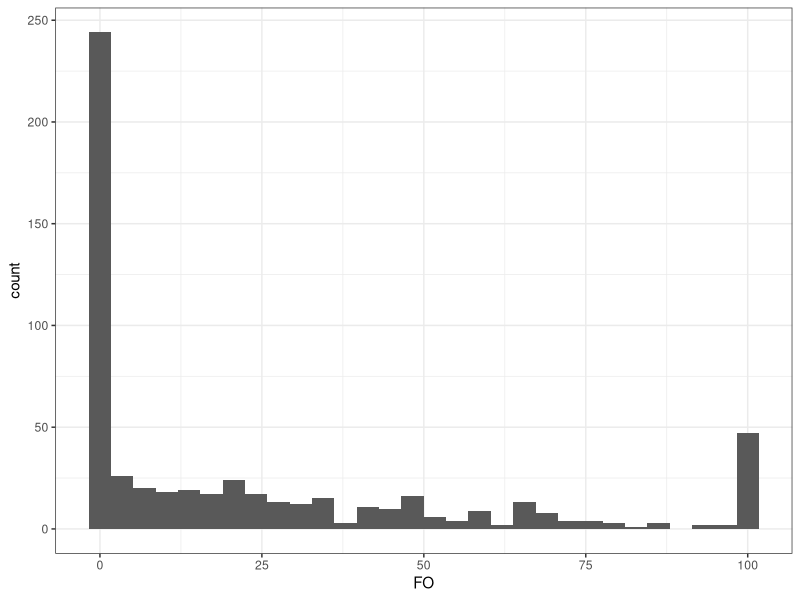
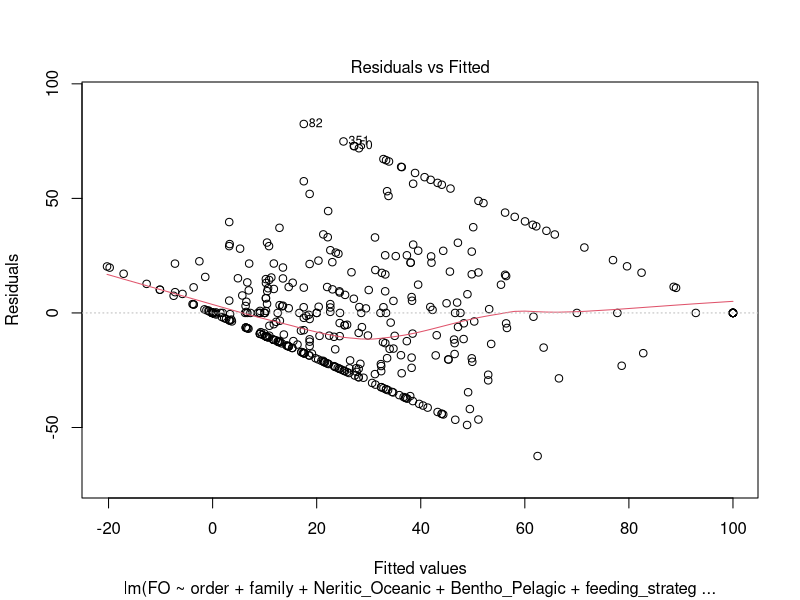
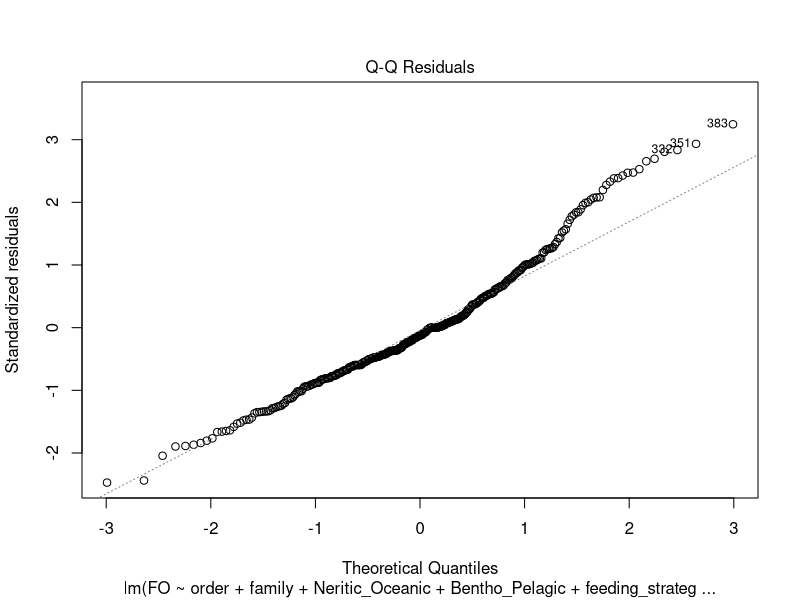
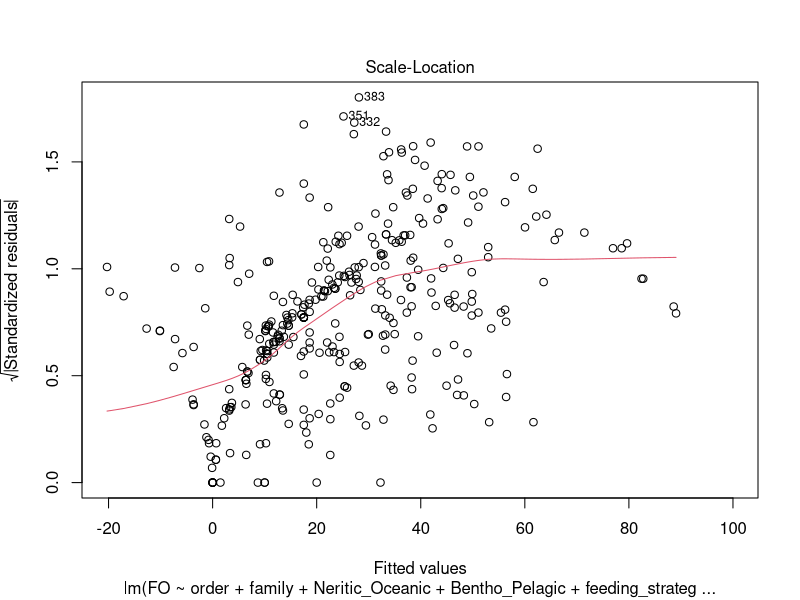
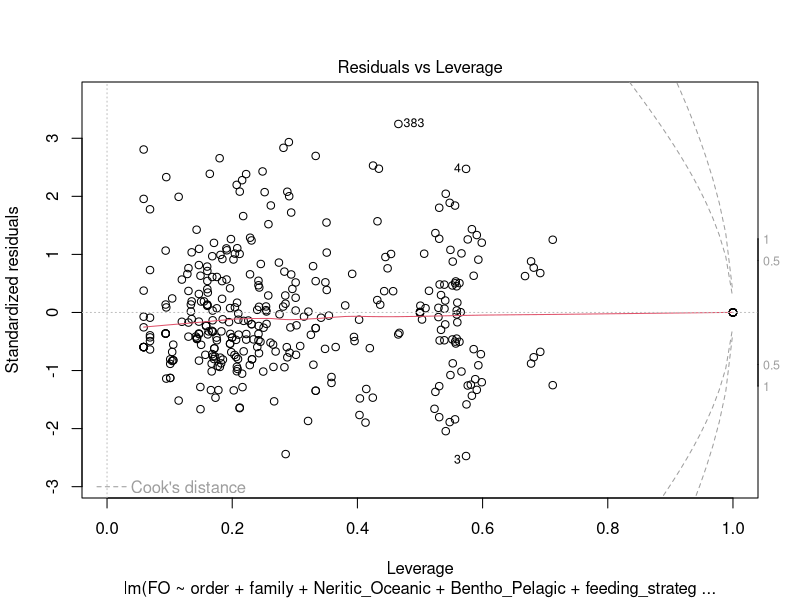
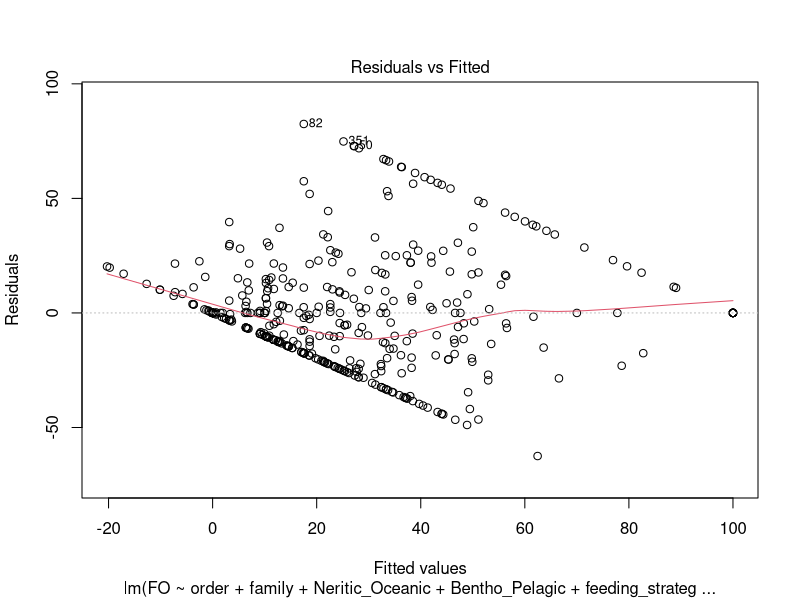
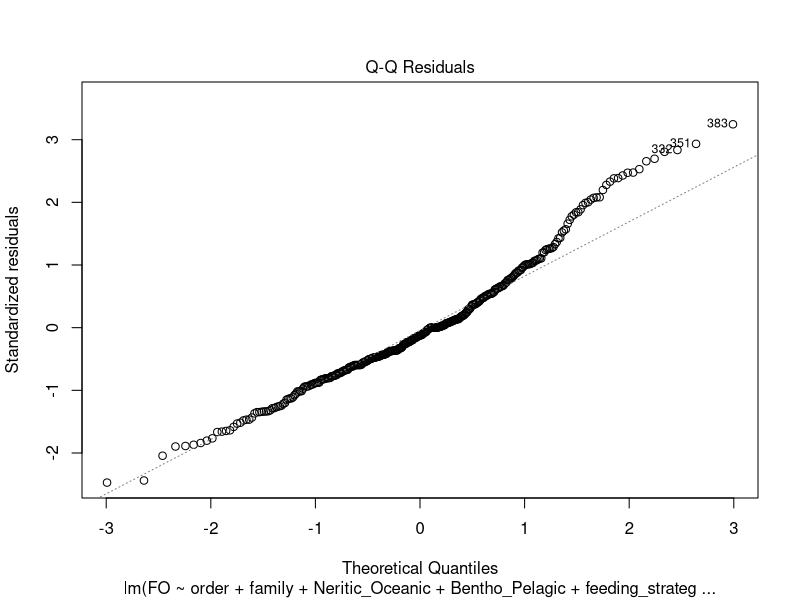
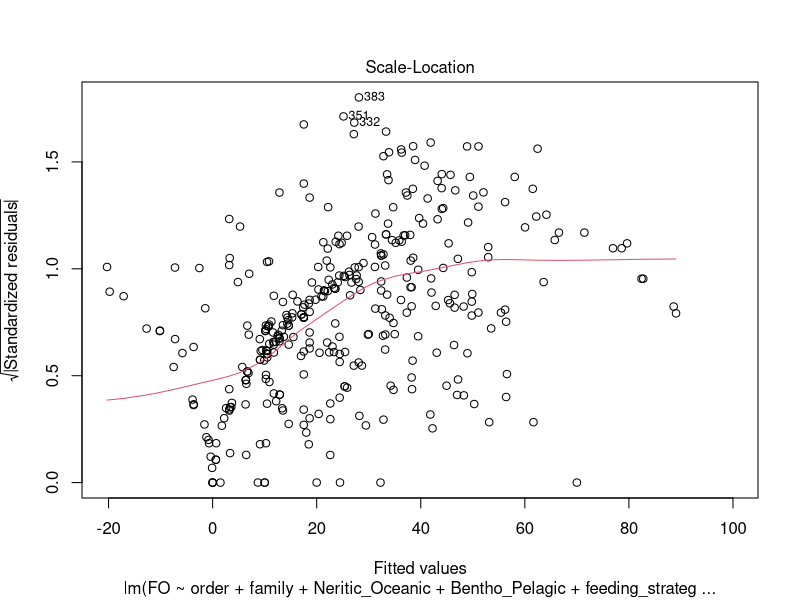

These figures' R source, in order: (Note: this script raises an error after producing the figures.)
## ---- chunk 1

library(dplyr)
library(here)
library(tidyverse)

fish <- read.csv("fish_data_all_becca.csv")

fish[fish == ''] <- NA

fish <- fish %>%
  filter(if_any(FO, ~ !(.x %in% c("yes", "no")))) %>%
  drop_na(FO)

fish$FO <- as.numeric(fish$FO)

fish_group <- fish %>%
  group_by(order) %>%
  summarize(mean_fo=mean(FO))

## ---- chunk 2

fish_dist <- ggplot(fish, aes(x=FO)) +
  geom_histogram() +
  theme_bw() +
  theme(legend.position = "none")

fish_dist

## ---- chunk 3

order_ANOVA <- aov(FO ~ order, data = fish)

summary(order_ANOVA)

#no significant difference between orders

family_ANOVA <- aov(FO ~ family, data = fish)

summary(family_ANOVA)

#significant difference by family

## ---- chunk 4

fish <- fish %>% separate(habitat, c('Neritic_Oceanic', 'Bentho_Pelagic'), sep=",")

fish[fish == ' D'] <- "D"
fish[fish == ' B'] <- "B"
fish[fish == ' P'] <- "P"
fish[fish == ' BP'] <- "BP"
fish[fish == ' B '] <- "B"

write.csv(fish,file='cleaner_fish_table_becca.csv')

fish <- fish %>% drop_na(trophic_level) %>% drop_na(Neritic_Oceanic) %>% drop_na(Bentho_Pelagic)

mlm1 <- lm(FO ~ order + family + Neritic_Oceanic + Bentho_Pelagic + feeding_strategy + trophic_level, data = fish)

summary(mlm1)

plot(mlm1) 

# Run AIC

step(mlm1)

outliers_rm <- fish[-c(17,9,108,8), ] # outliers persist after removing these 3

mlm2 <- lm(FO ~ order + family + Neritic_Oceanic + Bentho_Pelagic + feeding_strategy + trophic_level, data = outliers_rm)

summary(mlm2)

plot(mlm2)

mlm3 <- lm(FO ~ Neritic_Oceanic + Bentho_Pelagic + feeding_strategy + trophic_level, data = fish)

summary(mlm3)

plot(mlm3)

step(mlm3)

## ---- chunk 5

unique(fish$Neritic_Oceanic)

fish$Neritic_Oceanic <- factor(fish$Neritic_Oceanic,
                             levels = c("N-O",
                                        "N",
                                        "O"))

unique(fish$Bentho_Pelagic)

fish$Bentho_Pelagic <- factor(fish$Bentho_Pelagic,
                             levels = c("D",
                                        "B",
                                        "P",
                                        "BP"))

unique(fish$feeding_strategy)

fish$feeding_strategy <- factor(fish$feeding_strategy,
                             levels = c("BP",
                                        "P",
                                        "PP",
                                        "O",
                                        "G"))

unique(fish$trophic_level)

fish$trophic_level <- as.numeric(fish$trophic_level, na.rm=TRUE)

fish_mod <- glm(FO~Neritic_Oceanic+Bentho_Pelagic+feeding_strategy+trophic_level,
                data = fish,
                family = "poisson")

summary(fish_mod)

plot(fish_mod)

fishmod_2 <- fish[-c(15,273,123,122,128,27,26,48,72),] #a lot of outliers! this isn't all of them

fish_mod_2 <- glm(FO~Neritic_Oceanic+Bentho_Pelagic+feeding_strategy+trophic_level,
                 data = fishmod_2,
                 family = "poisson")

summary(fish_mod_2)

plot(fish_mod_2)

## ---- chunk 6

fish$binary <- ifelse(fish$FO > 0, "1", "0")

fish$binary <- as.numeric(fish$binary)

fish_mod_glm <- glm(binary~Neritic_Oceanic+Bentho_Pelagic+feeding_strategy+trophic_level,
                data = fish,
                family = "binomial")

summary(fish_mod_glm)

fish <- subset(fish, !is.na(trophic_level))

unique(fish$trophic_level)

range(fish$trophic_level)

trophic_vector <- rep(seq(from = 2, to = 5), 15)

neritic_oceanic_vector <- rep(c("N-O", "N", "O"), 20)

bentho_pelagic_vector <- c(rep("D", 15),
                   rep("B", 15),
                 rep("P", 15),
                 rep("BP", 15))

fish[fish == '??'] <- "NA"
fish <- subset(fish, !is.na(feeding_vector))

unique(fish$feeding_strategy)

feeding_vector <- c(rep("BP", 12),
                   rep("P", 12),
                 rep("PP", 12),
                 rep("O", 12),
                     rep("G", 12))

data_pred <- data.frame(trophic_vector, neritic_oceanic_vector, bentho_pelagic_vector, feeding_vector)
colnames(data_pred) <- c("trophic_level", "Neritic_Oceanic", "Bentho_Pelagic", "feeding_strategy")

prediction <- predict(fish_mod_glm,
                      newdata = data_pred,
                      type = "response",
                      se.fit = TRUE)


data_fig <- data.frame(data_pred,
                       prediction$fit,
                       prediction$se.fit)


colnames(data_fig) <- c("trophic_level", "neritic_oceanic", "bentho_pelagic", "feeding_strategy", "probability", "se")

ggplot(data_fig, aes(x = trophic_level,
                     y = probability)) +
  geom_smooth(aes(color = feeding_strategy)) +
  geom_ribbon(aes(ymin = probability - se,
                  ymax = probability + se,
                  fill = feeding_strategy), alpha = 0.3) +
  labs(x = "trophic", y = "Probability of FO", color = "feeding_strategy", fill = "feeding_strategy") +
  theme_bw()


